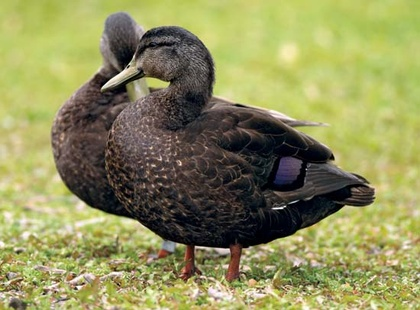
%> input picture MATLAB/PuzzleGeneration/Duck.jpg, 420 x 310 px, shrunk from 550 x 406 before the run
$ octave --eval "result = pieceExtractionByColor('../PuzzleGeneration/Duck.jpg');"   (GNU Octave 9; MATLAB toolbox functions it lacks are replaced by stand-ins)
%> lines starting %> are read from the running program, lines starting %| are printed output that depends on the picture; in (x1, y1, x2, y2) boxes, pixels count from 0 and x2, y2 are one past the last pixel; in counts of white or black regions, pixels touching at a corner belong together; the program's own positions count from 1
function [outputImg] = pieceExtractionByColor(fileName)
%> called with fileName = '../PuzzleGeneration/Duck.jpg'
    img = imread(fileName);
%> img is the input picture: size 310x420x3 uint8; mean R, G, B 143.6, 143.5, 91.4
    imtool(img);
    colors = zeros(256,256,256);
    [r,c,g] = size(img);
%> r = 310; c = 420; g = 3
    gray = rgb2gray(img);
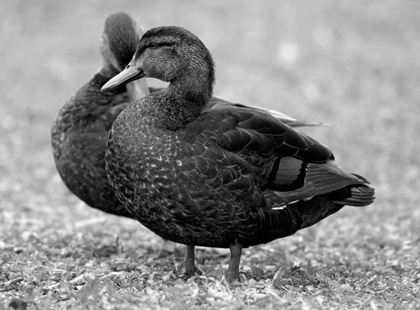
%> gray: size 310x420 uint8; min 0, max 254, mean 137.6
    histogram = zeros(128,1);
    colorMask = ones(r,c);
    for i = 1:r
        for j = 1:c
            colors(img(i,j,1)/3 + 1,img(i,j,2)/3 + 1,img(i,j,3)/3 + 1) = colors(img(i,j,1)/3 + 1,img(i,j,2)/3 + 1,img(i,j,3)/3 + 1) + 1;
            histogram((gray(i,j) + 2)/4 + 1) = histogram((gray(i,j) + 2)/4 + 1) + 1;
        end
    end
%> after the loop, histogram = 128 values, max 10249 at index 49, min 0 at index 1, mean 1017.2
    most_common = (find(histogram == max(histogram)) - 1) * 3;
%> most_common = 144
    most_commonColor = find(colors == max(max(max(colors))));
%> most_commonColor = 2442563
    most_commonR = ceil(most_commonColor/(256^2)*3 - 1);
%> most_commonR = 111
    mccM = mod(most_commonColor, 256^2);
%> mccM = 17731
    most_commonG = ceil(mccM/(256)*3 - 1);
%> most_commonG = 207
    most_commonB = mod(mccM, 256)*3 - 1;
%> most_commonB = 200
    %img(find(img(:,:) == most_commonR && img(:,:,2) == most_commonG && img(:,:,3) == most_commonB)) = 0;
    %gray(find(gray > most_common - 6 & gray < most_common + 6)) = 0;
    colorMask(find(img(:,:,1) > most_commonR - 4 & img(:,:,1) < most_commonR + 4)) = 0;
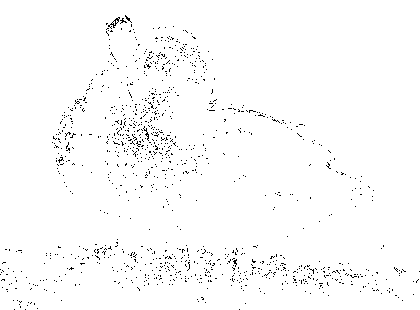
%> colorMask: size 310x420 double; values 0 (black) and 1 (white), 98.3% white; black in thin lines or dots
    colorMask(find(img(:,:,2) > most_commonG - 4 & img(:,:,2) < most_commonG + 4)) = 0;
    colorMask(find(img(:,:,3) > most_commonB - 4 & img(:,:,3) < most_commonB + 4)) = 0;
%> colorMask: size 310x420 double; values 0 (black) and 1 (white), 85.2% white; 2080 black regions (2033 under 20 px), largest, box (x1, y1, x2, y2) and area: (133, 0, 404, 137) 8897, (0, 19, 103, 88) 2388, (363, 80, 394, 119) 528
    img(find(img(:,:,1) > most_commonR - 4 & img(:,:,1) < most_commonR + 4)) = 0;
    img(find(img(:,:,2) > most_commonG - 4 & img(:,:,2) < most_commonG + 4) + r*c) = 0;
    img(find(img(:,:,3) > most_commonB - 4 & img(:,:,3) < most_commonB + 4) + 2*r*c) = 0;
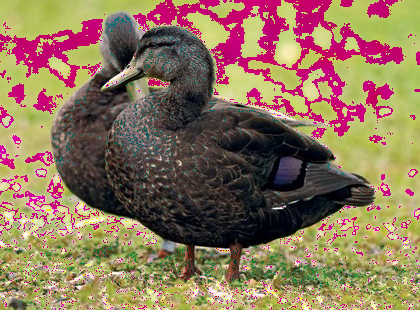
%> img: size 310x420x3 uint8; mean R, G, B 141.7, 116.8, 90.9
    imtool(colorMask);

    d1 = strel('disk',1);
    sm_erode = imerode(colorMask, d1);
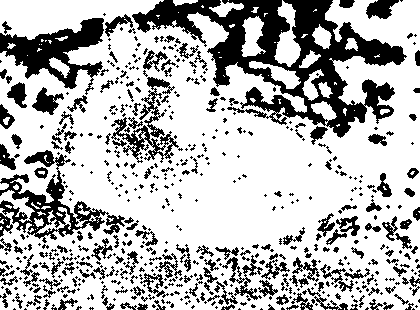
%> sm_erode: size 310x420 double; values 0 (black) and 1 (white), 71.7% white; 581 black regions (395 under 20 px), largest, box (x1, y1, x2, y2) and area: (132, 0, 407, 138) 12883, (0, 18, 104, 95) 3307, (0, 150, 125, 243) 3105
    cc = bwlabel(sm_erode, 4);
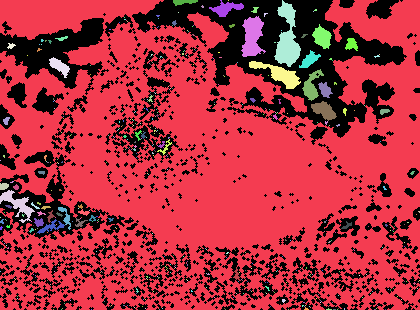
%> cc: size 310x420 double; 521 distinct labels, from 0 to 520; one colour per label, 0 black
    group_num = max(max(cc));
%> group_num = 520
    threshold = 20;
    for i = 1:group_num
        s = size(find(cc == i));
        if s(1,1) < threshold
            cc(find(cc == i)) = 0;
        end
    end
%> this loop made 520 passes
%> s on passes 1 to 3: [87007 1], [1 1], [53 1]
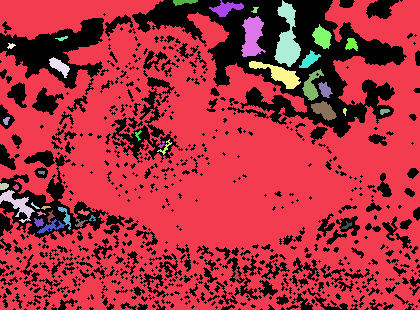
%> cc: size 310x420 double; 39 distinct labels, from 0 to 489; one colour per label, 0 black
    ccImg = label2rgb(cc, @jet, 'k');
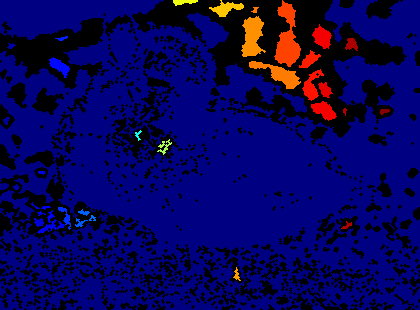
%> ccImg: size 310x420x3 uint8; mean R, G, B 7.6, 2.8, 89.7
    imtool(ccImg);

    outputImg = ccImg;
end
